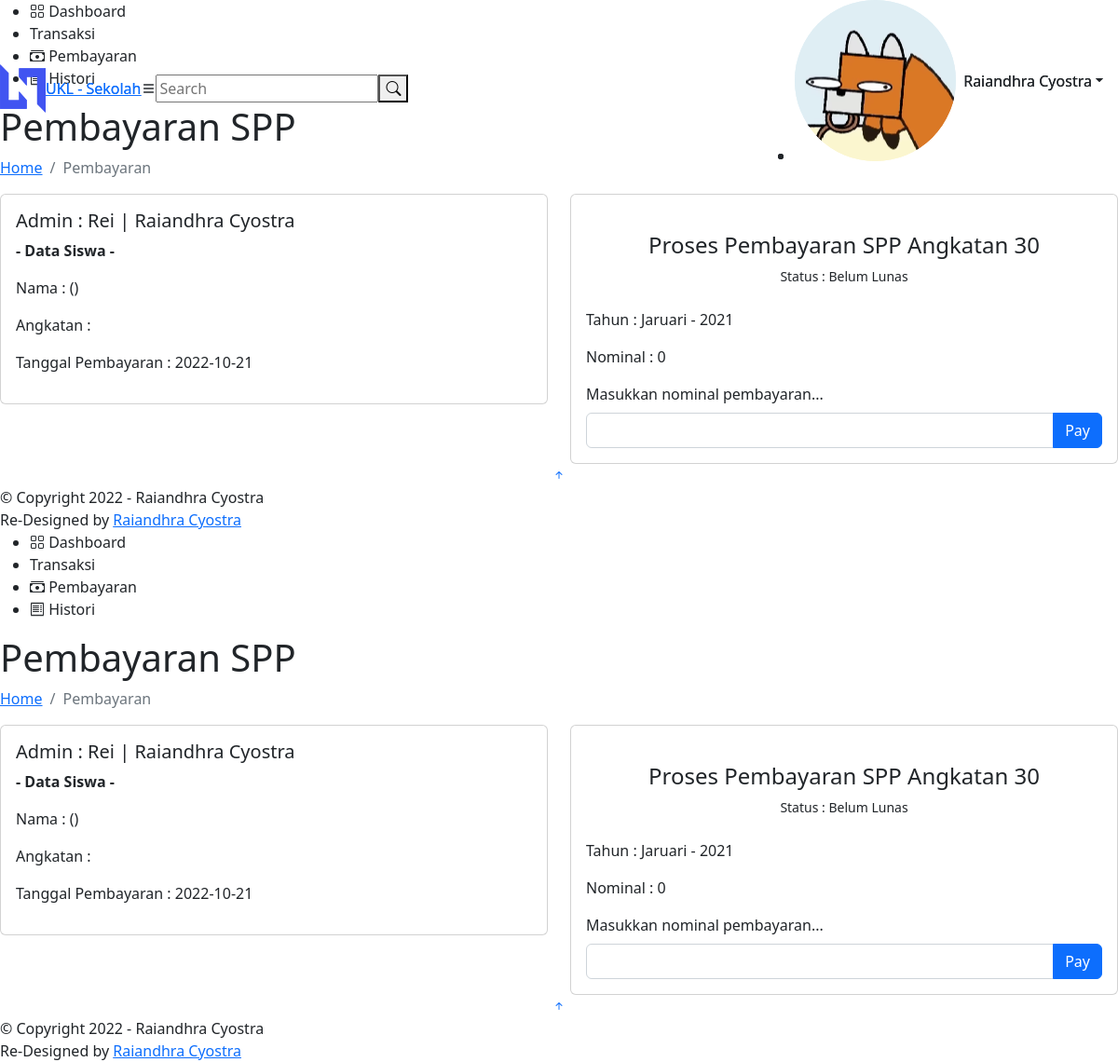
Screenshot of /Petugas/bayar_spp.php?id_spp=4 (signed in) with the database file from the repository.
### tables this page shows
CREATE TABLE `pembayaran` (
  `id_pembayaran` int(11) NOT NULL,
  `id_petugas` int(11) NOT NULL,
  `nisn` int(10) NOT NULL,
  `tgl_bayar` date NOT NULL,
  `tunggakan` int(11) NOT NULL
);

CREATE TABLE `spp` (
  `id_spp` int(11) NOT NULL,
  `angkatan` int(11) NOT NULL,
  `tahun` varchar(100) NOT NULL,
  `nominal` int(11) NOT NULL
);

### Petugas/bayar_spp.php (the view, shortened to what this page needs)
<!DOCTYPE html>
<html lang="en">
<head>
  <link href="/SPP/Assets/vendor/bootstrap/css/bootstrap.min.css" rel="stylesheet">
  <link href="/SPP/Assets/vendor/bootstrap-icons/bootstrap-icons.css" rel="stylesheet">
  <link href="/SPP/Assets/vendor/boxicons/css/boxicons.min.css" rel="stylesheet">
  <link href="/SPP/Assets/vendor/quill/quill.snow.css" rel="stylesheet">
  <link href="/SPP/Assets/vendor/quill/quill.bubble.css" rel="stylesheet">
  <link href="/SPP/Assets/vendor/remixicon/remixicon.css" rel="stylesheet">
  <link href="/SPP/Assets/vendor/simple-datatables/style.css" rel="stylesheet">
  <link href="/SPP/Assets/css/style.css" rel="stylesheet">
</head>
<body>
  <?php
    include "navbar.php";
  ?>
  <main id="main" class="main">
    <div class="pagetitle">
        <h1>Pembayaran SPP</h1>
        <nav>
        <ol class="breadcrumb">
          <li class="breadcrumb-item"><a href="dashboard.php">Home</a></li>
          <li class="breadcrumb-item active">Pembayaran</li>
        </ol>
        </nav>
    </div>
    <section class="section">
        <div class="row">
            <?php
                $conn=mysqli_connect('localhost', 'root', '', 'sekolah');
                $qry_bayar = mysqli_query($conn,"select * from pembayaran");
                $qry_siswa = mysqli_query($conn,"select * from siswa where nisn = '".$_SESSION['nisn']."'");
                $qry_spp = mysqli_query($conn,"select * from spp where id_spp = '".$_GET['id_spp']."'");
                $dt_spp = mysqli_fetch_array($qry_spp);
                $data_siswa = mysqli_fetch_array($qry_siswa);
                $data_bayar = mysqli_fetch_array($qry_bayar);
            ?>
            <div class="col-lg-6">
              <div div class="card">
                <div class="card-body">
                  <h5 class="card-title"><?=$_SESSION['level']?> : <?=$_SESSION['username']?> | <?=$_SESSION['nama_petugas']?></h5>
                  <p><strong>- Data Siswa -</strong></p>
                  <p>Nama : <?=$data_siswa['nama'];?> (<?=$data_siswa['nisn'];?>)</p>
                  <p>Angkatan : <?=$data_siswa['angkatan'];?></p>
                  <p>Tanggal Pembayaran : <?=$data_bayar['tgl_bayar'];?></p>
                </div>
              </div>
            </div>
            <div class="col-lg-6">
              <div div class="card">
                <div class="card-body">
                  <div class="pt-4 pb-2">
                    <h1 class="card-title text-center pb-0 fs-4">Proses Pembayaran SPP Angkatan <?=$dt_spp['angkatan']?></h1>
                    <p class="text-center small">Status : Belum Lunas</p>
                  </div>
                  <p>Tahun : <?=$dt_spp['tahun']?></p>
                  <p>Nominal : <?=$dt_spp['nominal']?></p>
                  <form action="p_bayar_spp.php?id_spp=<?=$dt_spp['id_spp']?>" method="post" class="row g-3 needs-validation" novalidate>
                    <div class="col-12">
                      <label for="nominal_bayar" class="form-label">Masukkan nominal pembayaran...</label>
                      <div class="input-group has-validation">
                        <input type="number" name="nominal_bayar" class="form-control" id="nominal_bayar" value="" required>
                        <button class="btn btn-primary" type="submit">Pay</button>
                      </div>
                    </div>
                  </form>
                </div>
              </div>
            </div>
        </div>
    </section>
  </main>
  <a href="#" class="back-to-top d-flex align-items-center justify-content-center"><i class="bi bi-arrow-up-short"></i></a>
  <?php
    include "footer.php";
  ?>
</body>
</html><!DOCTYPE html>
<html lang="en">
<head>
  <link href="/SPP/Assets/vendor/bootstrap/css/bootstrap.min.css" rel="stylesheet">
  <link href="/SPP/Assets/vendor/bootstrap-icons/bootstrap-icons.css" rel="stylesheet">
  <link href="/SPP/Assets/vendor/boxicons/css/boxicons.min.css" rel="stylesheet">
  <link href="/SPP/Assets/vendor/quill/quill.snow.css" rel="stylesheet">
  <link href="/SPP/Assets/vendor/quill/quill.bubble.css" rel="stylesheet">
  <link href="/SPP/Assets/vendor/remixicon/remixicon.css" rel="stylesheet">
  <link href="/SPP/Assets/vendor/simple-datatables/style.css" rel="stylesheet">
  <link href="/SPP/Assets/css/style.css" rel="stylesheet">
</head>
<body>
  <?php
    include "navbar.php";
  ?>
  <main id="main" class="main">
    <div class="pagetitle">
        <h1>Pembayaran SPP</h1>
        <nav>
        <ol class="breadcrumb">
          <li class="breadcrumb-item"><a href="dashboard.php">Home</a></li>
          <li class="breadcrumb-item active">Pembayaran</li>
        </ol>
        </nav>
    </div>
    <section class="section">
        <div class="row">
            <?php
                $conn=mysqli_connect('localhost', 'root', '', 'sekolah');
                $qry_bayar = mysqli_query($conn,"select * from pembayaran");
                $qry_siswa = mysqli_query($conn,"select * from siswa where nisn = '".$_SESSION['nisn']."'");
                $qry_spp = mysqli_query($conn,"select * from spp where id_spp = '".$_GET['id_spp']."'");
                $dt_spp = mysqli_fetch_array($qry_spp);
                $data_siswa = mysqli_fetch_array($qry_siswa);
                $data_bayar = mysqli_fetch_array($qry_bayar);
            ?>
            <div class="col-lg-6">
              <div div class="card">
                <div class="card-body">
                  <h5 class="card-title"><?=$_SESSION['level']?> : <?=$_SESSION['username']?> | <?=$_SESSION['nama_petugas']?></h5>
                  <p><strong>- Data Siswa -</strong></p>
                  <p>Nama : <?=$data_siswa['nama'];?> (<?=$data_siswa['nisn'];?>)</p>
                  <p>Angkatan : <?=$data_siswa['angkatan'];?></p>
                  <p>Tanggal Pembayaran : <?=$data_bayar['tgl_bayar'];?></p>
                </div>
              </div>
            </div>
            <div class="col-lg-6">
              <div div class="card">
                <div class="card-body">
                  <div class="pt-4 pb-2">
                    <h1 class="card-title text-center pb-0 fs-4">Proses Pembayaran SPP Angkatan <?=$dt_spp['angkatan']?></h1>
                    <p class="text-center small">Status : Belum Lunas</p>
                  </div>
                  <p>Tahun : <?=$dt_spp['tahun']?></p>
                  <p>Nominal : <?=$dt_spp['nominal']?></p>
                  <form action="p_bayar_spp.php?id_spp=<?=$dt_spp['id_spp']?>" method="post" class="row g-3 needs-validation" novalidate>
                    <div class="col-12">
                      <label for="nominal_bayar" class="form-label">Masukkan nominal pembayaran...</label>
                      <div class="input-group has-validation">
                        <input type="number" name="nominal_bayar" class="form-control" id="nominal_bayar" value="" required>
                        <button class="btn btn-primary" type="submit">Pay</button>
                      </div>
                    </div>
                  </form>
                </div>
              </div>
            </div>
        </div>
    </section>
  </main>
  <a href="#" class="back-to-top d-flex align-items-center justify-content-center"><i class="bi bi-arrow-up-short"></i></a>
  <?php
    include "footer.php";
  ?>
</body>
</html>

### rows the page displays
pembayaran: tgl_bayar "2022-10-21"
spp: angkatan "30", tahun "Jaruari - 2021", nominal "0"

### other values shown
$_SESSION['nama_petugas'] "Raiandhra Cyostra Raiandhra Cyostra"
$_SESSION['level'] "Admin"
$_SESSION['username'] "Rei"
$_SESSION['nama_petugas'] "Raiandhra Cyostra"
